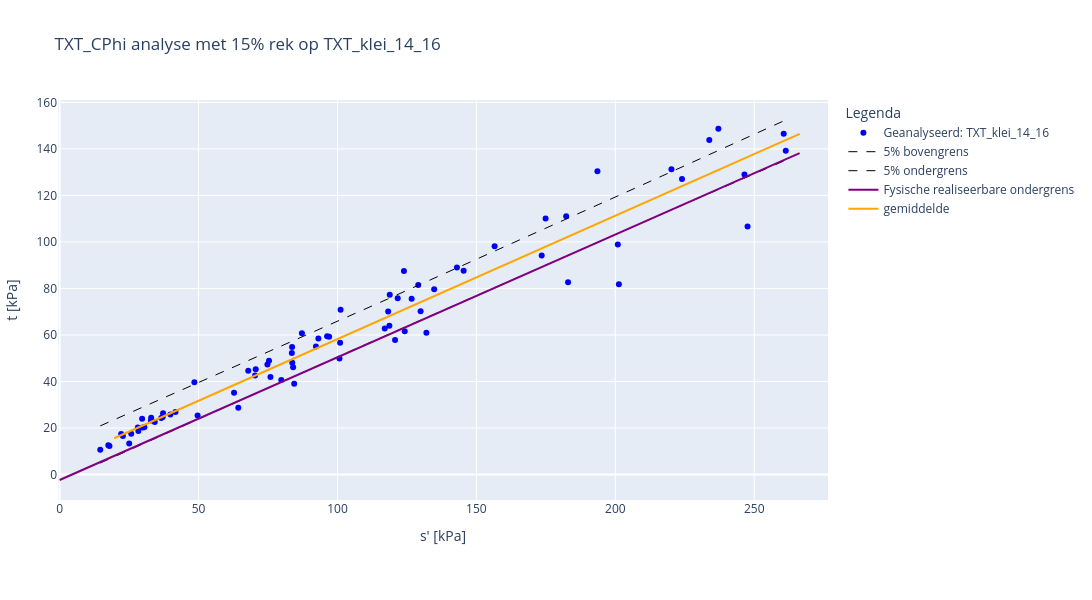

Notebook cell for this chart:
### Code cell
#voer C-phi analyse met benaderingswaarden
analyse = CPhiAnalyse(dbase=dbase, investigation_groups=[dropdown_verzameling_txt.value], effective_stress= dropdown_rekpercentage.value,
                      analysis_type='TXT_CPhi')

#Toon resultaten figuur en tabel met cohesie en hoek van inwendige wrijving
analyse.show_figure()
analyse.print_short_results()
